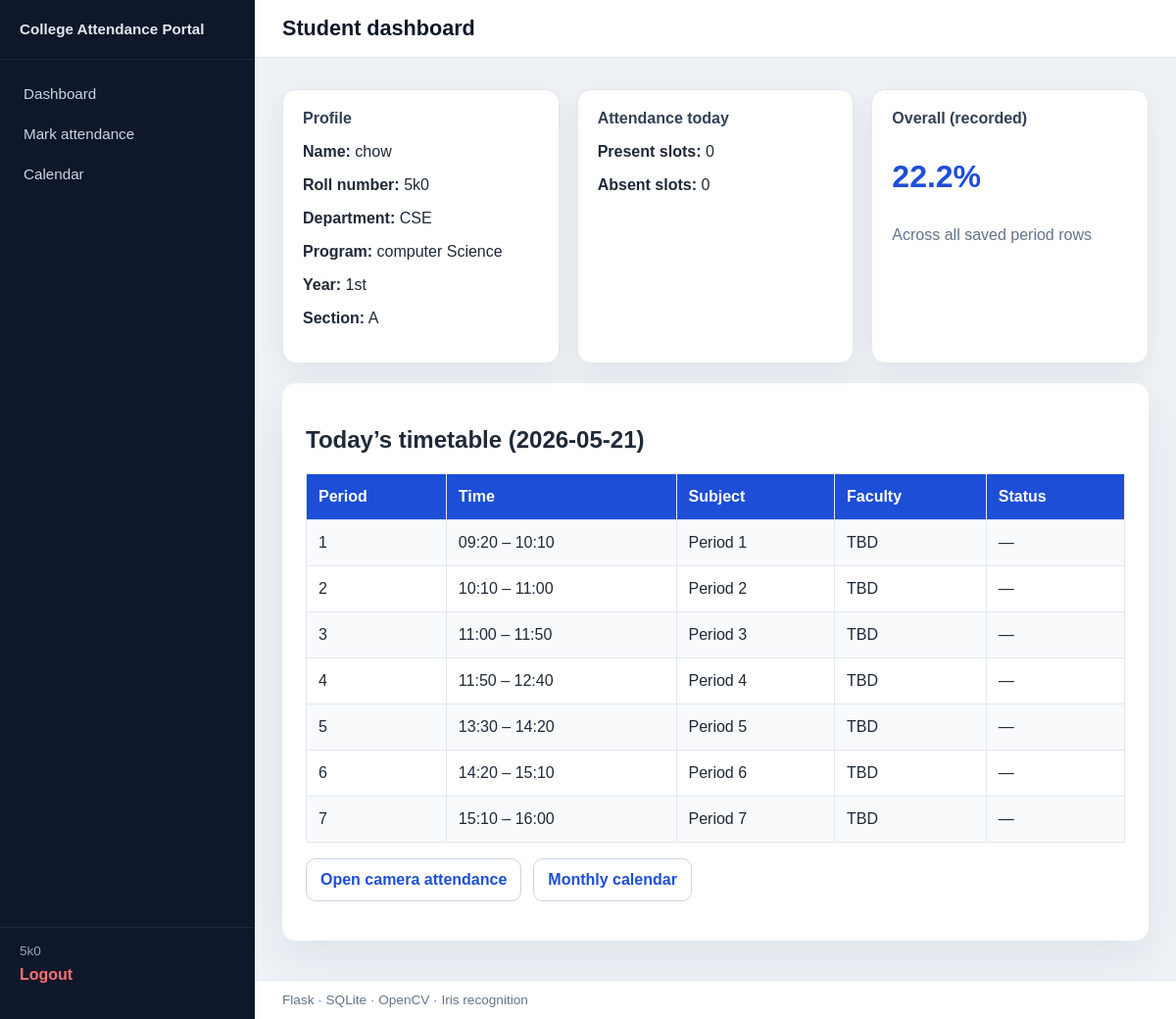
Screenshot of /student_dashboard (signed in) with the database file from the repository.
### tables this page shows
CREATE TABLE college_settings (
            key TEXT PRIMARY KEY,
            value TEXT NOT NULL
        );

CREATE TABLE students (
            student_id TEXT PRIMARY KEY,
            name TEXT NOT NULL,
            department_id INTEGER NOT NULL,
            branch_id INTEGER NOT NULL,
            section_id INTEGER NOT NULL, year TEXT NOT NULL DEFAULT '1st', username TEXT, password TEXT,
            FOREIGN KEY(department_id) REFERENCES departments(id),
            FOREIGN KEY(branch_id) REFERENCES branches(id),
            FOREIGN KEY(section_id) REFERENCES sections(id)
        );

CREATE TABLE departments (
            id INTEGER PRIMARY KEY AUTOINCREMENT,
            name TEXT NOT NULL UNIQUE
        );

CREATE TABLE branches (
            id INTEGER PRIMARY KEY AUTOINCREMENT,
            department_id INTEGER NOT NULL,
            name TEXT NOT NULL,
            FOREIGN KEY(department_id) REFERENCES departments(id),
            UNIQUE(department_id, name)
        );

CREATE TABLE sections (
            id INTEGER PRIMARY KEY AUTOINCREMENT,
            branch_id INTEGER NOT NULL,
            name TEXT NOT NULL,
            FOREIGN KEY(branch_id) REFERENCES branches(id),
            UNIQUE(branch_id, name)
        );

### app.py (the view)
@app.route("/student_dashboard")
@student_required
def student_dashboard():
    sid = session["student_id"]
    run_auto_attendance_for_student(sid)
    prof = student_profile(sid)
    if not prof:
        flash("Student record missing.")
        return redirect(url_for("logout"))
    today = datetime.date.today().isoformat()
    conn = get_db_connection()
    try:
        day_stats = att.student_day_stats(conn, sid, today)
        schedule_display = []
        for slot in att.PERIODS:
            p = slot["period"]
            subj, fac = att.schedule_subject_for_period(
                conn,
                prof["branch_name"],
                prof["year"],
                prof["section_name"],
                today,
                p,
            )
            row = conn.execute(
                """
                SELECT status FROM attendance
                WHERE student_id = ? AND date = ? AND period = ?
                """,
                (sid, today, p),
            ).fetchone()
            schedule_display.append(
                {
                    "period": p,
                    "time": f"{slot['start'][0]:02d}:{slot['start'][1]:02d} – "
                    f"{slot['end'][0]:02d}:{slot['end'][1]:02d}",
                    "subject": subj,
                    "faculty": fac,
                    "status": row["status"] if row else "—",
                }
            )
    finally:
        conn.close()
    overall = _overall_attendance_pct(sid)
    return render_template(
        "student_dashboard.html",
        profile=prof,
        day_stats=day_stats,
        schedule_display=schedule_display,
        overall_pct=overall,
        today=today,
    )

### app.py (called while the page is built)
def get_setting(key: str, default: str = "") -> str:
    conn = get_db_connection()
    row = conn.execute(
        "SELECT value FROM college_settings WHERE key = ?", (key,)
    ).fetchone()
    conn.close()
    return row["value"] if row else default

@app.context_processor
def inject_college():
    logo = get_setting("college_logo", "")
    logo_url = url_for("static", filename=logo) if logo else ""
    return {
        "college_name": get_setting("college_name", "College Attendance Portal"),
        "college_logo_url": logo_url,
    }

def student_required(view):
    @wraps(view)
    def wrapped(*args, **kwargs):
        if not session.get("login_id"):
            flash("Please log in to continue.")
            return redirect(url_for("login", next=request.path))
        if session.get("role") != "student":
            flash("You do not have permission to access that page.")
            return redirect(url_for("index"))
        return view(*args, **kwargs)
    return wrapped

def student_profile(student_id: str):
    conn = get_db_connection()
    row = conn.execute(
        """
        SELECT s.student_id, s.name, s.year, s.username,
               d.name AS dept_name, b.name AS branch_name, sec.name AS section_name,
               s.section_id
        FROM students s
        JOIN departments d ON d.id = s.department_id
        JOIN branches b ON b.id = s.branch_id
        JOIN sections sec ON sec.id = s.section_id
        WHERE s.student_id = ?
        """,
        (student_id,),
    ).fetchone()
    conn.close()
    return row

def run_auto_attendance_for_student(student_id: str):
    prof = student_profile(student_id)
    if not prof:
        return
    today = datetime.date.today().isoformat()
    conn = get_db_connection()
    try:
        att.apply_automatic_rules(
            conn,
            student_id=student_id,
            name=prof["name"],
            department=prof["branch_name"],
            branch=prof["branch_name"],
            year_str=prof["year"],
            section=prof["section_name"],
            iso_date=today,
        )
        conn.commit()
    finally:
        conn.close()

### attendance_service.py (called while the page is built)
def _to_minutes(t: Tuple[int, int]) -> int:
    return t[0] * 60 + t[1]

def is_public_holiday(conn, iso_date: str) -> bool:
    row = conn.execute(
        "SELECT 1 FROM holidays WHERE date = ? LIMIT 1", (iso_date,)
    ).fetchone()
    return row is not None

def minutes_from_datetime(cur: dt.datetime) -> int:
    return cur.hour * 60 + cur.minute

### templates/student_dashboard.html (shortened to what this page needs)
{% extends 'base.html' %}
{% block heading %}Student dashboard{% endblock %}
{% block content %}
<section class="dash-grid">
    <div class="dash-card">
        <h3>Profile</h3>
        <p><strong>Name:</strong> {{ profile['name'] }}</p>
        <p><strong>Roll number:</strong> {{ profile['student_id'] }}</p>
        <p><strong>Department:</strong> {{ profile['dept_name'] }}</p>
        <p><strong>Program:</strong> {{ profile['branch_name'] }}</p>
        <p><strong>Year:</strong> {{ profile['year'] }}</p>
        <p><strong>Section:</strong> {{ profile['section_name'] }}</p>
    </div>
    <div class="dash-card">
        <h3>Attendance today</h3>
        {% if day_stats.get('holiday') %}
        <p class="muted">Public holiday — no classes.</p>
        {% else %}
        <p><strong>Present slots:</strong> {{ day_stats['present'] }}</p>
        <p><strong>Absent slots:</strong> {{ day_stats['absent'] }}</p>
        {% endif %}
    </div>
    <div class="dash-card">
        <h3>Overall (recorded)</h3>
        {% if overall_pct is not none %}
        <p class="stat-value" style="font-size:2rem;">{{ overall_pct }}%</p>
        <p class="muted">Across all saved period rows</p>
        {% else %}
        <p class="muted">No attendance history yet.</p>
        {% endif %}
    </div>
</section>
<section class="page-section" style="margin-top:20px;">
    <h2>Today’s timetable ({{ today }})</h2>
    <div class="table-wrap">
        <table>
            <thead>
                <tr>
                    <th>Period</th>
                    <th>Time</th>
                    <th>Subject</th>
                    <th>Faculty</th>
                    <th>Status</th>
                </tr>
            </thead>
            <tbody>
                {% for row in schedule_display %}
                <tr>
                    <td>{{ row.period }}</td>
                    <td>{{ row.time }}</td>
                    <td>{{ row.subject }}</td>
                    <td>{{ row.faculty }}</td>
                    <td>{{ row.status }}</td>
                </tr>
                {% endfor %}
            </tbody>
        </table>
    </div>
    <p class="submit-row spaced" style="margin-top:16px;">
        <a class="link-button" href="{{ url_for('student_attendance_page') }}">Open camera attendance</a>
        <a class="link-button" href="{{ url_for('student_calendar') }}">Monthly calendar</a>
    </p>
</section>
{% endblock %}

### templates/base.html (shortened to what this page needs)
<!DOCTYPE html>
<html lang="en">
<head>
    <link rel="stylesheet" href="{{ url_for('static', filename='css/style.css') }}" />
</head>
<body class="{% if session.get('login_id') %}app-shell{% endif %}">
{% if session.get('login_id') %}
<div class="layout-portal">
    <aside class="sidebar">
        <div class="sidebar-brand">
            <span class="sidebar-title">{{ college_name }}</span>
        </div>
        <nav class="sidebar-nav">
            {% if session.get('role') == 'admin' %}
                <a href="{{ url_for('admin_dashboard') }}">Dashboard</a>
                <a href="{{ url_for('add_department') }}">Departments</a>
                <a href="{{ url_for('add_branch') }}">Programs</a>
                <a href="{{ url_for('add_section') }}">Sections</a>
                <a href="{{ url_for('add_student') }}">Add student</a>
                <a href="{{ url_for('view_students') }}">Students</a>
                <a href="{{ url_for('admin_lecturers') }}">Lecturers</a>
                <a href="{{ url_for('admin_schedule') }}">Schedules</a>
                <a href="{{ url_for('admin_holidays') }}">Holidays</a>
                <a href="{{ url_for('admin_settings') }}">College settings</a>
                <a href="{{ url_for('admin_view_attendance') }}">Attendance</a>
                <a href="{{ url_for('admin_download') }}">Export CSV</a>
            {% elif session.get('role') in ('lecturer', 'teacher') %}
                <a href="{{ url_for('lecturer_dashboard') }}">Dashboard</a>
                <a href="{{ url_for('lecturer_edit_attendance') }}">Edit attendance</a>
            {% elif session.get('role') == 'student' %}
                <a href="{{ url_for('student_dashboard') }}">Dashboard</a>
                <a href="{{ url_for('student_attendance_page') }}">Mark attendance</a>
                <a href="{{ url_for('student_calendar') }}">Calendar</a>
            {% endif %}
        </nav>
        <div class="sidebar-footer">
            <span class="sidebar-user">{{ session.get('username') }}</span>
            <a href="{{ url_for('logout') }}" class="sidebar-logout">Logout</a>
        </div>
    </aside>
    <div class="layout-main">
        <header class="topbar">
            <h1 class="topbar-heading">{% block heading %}{% endblock %}</h1>
        </header>
        <div class="main-content">
{% endif %}
{% block content %}{% endblock %}
{% if session.get('login_id') %}
        </div>
        <footer class="site-footer-inner">Flask · SQLite · OpenCV · Iris recognition</footer>
    </div>
</div>
{% else %}
</main>
<footer class="site-footer">
    <div class="container">Flask · SQLite · OpenCV iris/eye recognition</div>
</footer>
{% endif %}
</body>
</html>

### static/css/style.css (style rules this page uses)
* { box-sizing: border-box; }
body { margin: 0; font-family: Arial, sans-serif; background: #f6f8fb; color: #1f2937; }
.stat-value { display: block; font-size: 1.75rem; font-weight: 700; color: #1d4ed8; }
.muted { color: #64748b; margin-top: 0; }
.link-button { display: inline-flex; align-items: center; justify-content: center; padding: 12px 14px; border-radius: 10px; border: 1px solid #cbd5e1; background: #ffffff; color: #1d4ed8; text-decoration: none; font-weight: 600; font-size: 1rem; }
.submit-row.spaced { gap: 12px; flex-wrap: wrap; align-items: center; }
.page-section { background: #ffffff; border-radius: 14px; padding: 24px; box-shadow: 0 16px 48px rgba(15, 23, 42, 0.07); }
.submit-row { display: flex; justify-content: flex-start; }
.table-wrap { overflow-x: auto; }
table { width: 100%; border-collapse: collapse; }
thead { background: #1d4ed8; color: #ffffff; }
th, td { padding: 14px 12px; border: 1px solid #e2e8f0; text-align: left; }
tbody tr:nth-child(odd) { background: #f8fafc; }
.app-shell { margin: 0; min-height: 100vh; background: #eef2f7; }
.layout-portal { display: flex; min-height: 100vh; }
.sidebar { width: 260px; flex-shrink: 0; background: #0f172a; color: #e2e8f0; display: flex; flex-direction: column; padding: 20px 0; }
.sidebar-brand { display: flex; align-items: center; gap: 12px; padding: 0 20px 20px; border-bottom: 1px solid #1e293b; }
.sidebar-title { font-weight: 700; font-size: 0.95rem; line-height: 1.3; }
.sidebar-nav { display: flex; flex-direction: column; gap: 4px; padding: 16px 12px; flex: 1; }
.sidebar-nav a { color: #cbd5e1; text-decoration: none; padding: 10px 12px; border-radius: 8px; font-weight: 500; font-size: 0.95rem; }
.sidebar-footer { padding: 16px 20px; border-top: 1px solid #1e293b; display: flex; flex-direction: column; gap: 8px; }
.sidebar-user { font-size: 0.85rem; color: #94a3b8; }
.sidebar-logout { color: #f87171; text-decoration: none; font-weight: 600; }
.layout-main { flex: 1; display: flex; flex-direction: column; min-width: 0; }
.topbar { background: #fff; border-bottom: 1px solid #e2e8f0; padding: 16px 28px; }
.topbar-heading { margin: 0; font-size: 1.35rem; color: #0f172a; }
.main-content { flex: 1; padding: 24px 28px 40px; }
.site-footer-inner { padding: 12px 28px; font-size: 0.85rem; color: #64748b; background: #fff; border-top: 1px solid #e2e8f0; }
.dash-grid { display: grid; grid-template-columns: repeat(auto-fit, minmax(260px, 1fr)); gap: 18px; margin-top: 8px; }
.dash-card { background: #fff; border-radius: 14px; padding: 20px; box-shadow: 0 8px 30px rgba(15, 23, 42, 0.06); border: 1px solid #e5e7eb; }
.dash-card h3 { margin-top: 0; font-size: 1rem; color: #334155; }

### rows the page displays
college_settings: value "College Attendance Portal"
students: name "chow", student_id "5k0", year "1st"
departments: dept_name "CSE"
branches: branch_name "computer Science"
sections: section_name "A"

### other values shown
{{ session.get('username') }} "5k0"
{{ day_stats['present'] }} "0"
{{ day_stats['absent'] }} "0"
{{ overall_pct }} "22.2"
{{ today }} "2026-05-21"
{{ row.period }} "1" "2" "3" "4" "5" "6" "7"
{{ row.time }} "09:20 – 10:10" "10:10 – 11:00" "11:00 – 11:50" "11:50 – 12:40" "13:30 – 14:20" "14:20 – 15:10" "15:10 – 16:00"
{{ row.subject }} "Period 1" "Period 2" "Period 3" "Period 4" "Period 5" "Period 6" "Period 7"
{{ row.faculty }} "TBD" "TBD" "TBD" "TBD" "TBD" "TBD" "TBD"
{{ row.status }} "—" "—" "—" "—" "—" "—" "—"
